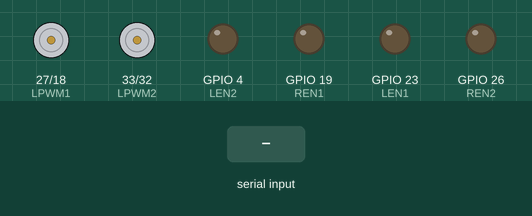
Bench run of a sketch on a simulated ESP32. Shown: motor-driver pin pairs drawn as motors (green arrow = first pin HIGH = forward, orange = second pin HIGH = backward, longer = more drive), output pins drawn as LEDs (lit = HIGH). The inputs (shaded band) are chosen by the test bench. Nothing arrives over Bluetooth unless stated.

Above: at 1.2 s.
1.3 s: "I" received over the second serial link
At 1.8 s:
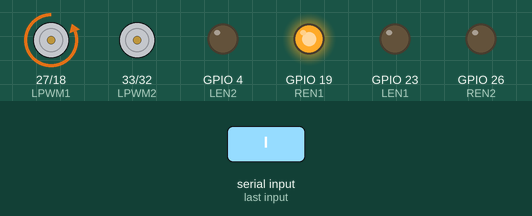
2.8 s: "J" received over the second serial link
At 4.0 s:
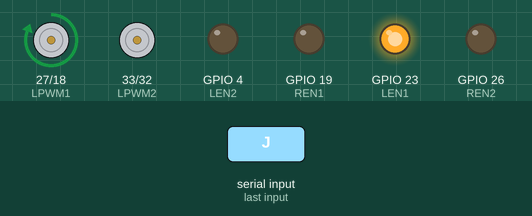
4.3 s: "G" received over the second serial link
At 5.3 s:
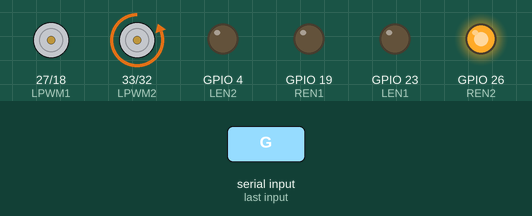
5.8 s: "H" received over the second serial link
At 6.4 s:
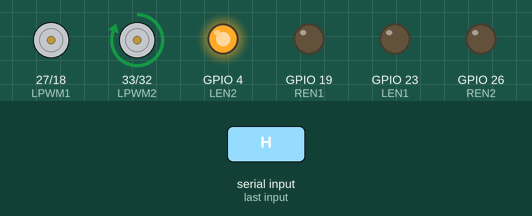
7.3 s: "F90\n" received over the second serial link
At 7.6 s:
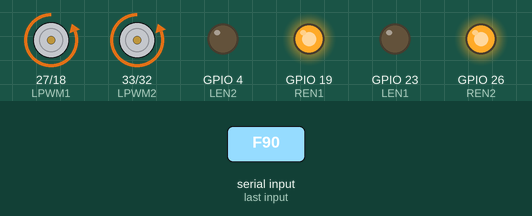
8.8 s: "F,45\n" received over the second serial link
At 9.9 s:
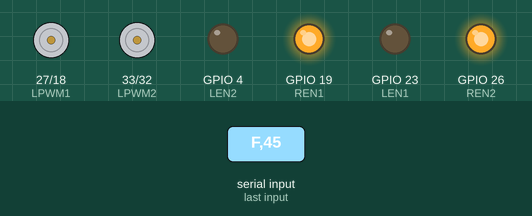
Timing chart, 0 to 11.3 s (numbered marks = the images above; inputs shaded):
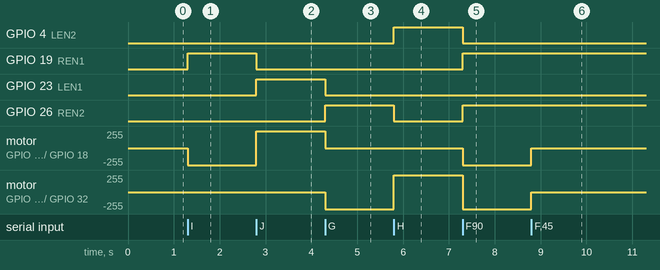

The sketch:

ESP32_Bluetooth_RC.ino
```cpp
// RC BLUETOOTH RC MBUH REVISI PIRO AKEH POKOK E
// by Musyaffaab
// Elektronika dan Instrumentasi 2022

#include "BluetoothSerial.h"
#include <Arduino.h>

BluetoothSerial serialBT;

// Bluetooth signal stored in this variable
char btSignal;

// Initial Speed of the Bot
int Speed = 100;

/* FOR RIGHT MOTOR (Driver 1) */
int RPWM1 = 18; // RPWM for Motor 1
int LPWM1 = 27; // LPWM for Motor 1
int REN1 = 19;  // R_EN for Motor 1
int LEN1 = 23;  // L_EN for Motor 1

/* FOR LEFT MOTOR (Driver 2) */
int RPWM2 = 32; // RPWM for Motor 2
int LPWM2 = 33; // LPWM for Motor 2
int REN2 = 26;  // R_EN for Motor 2
int LEN2 = 4;   // L_EN for Motor 2

// Declare channel for PWM Output
#define R1 0
#define R2 1
#define L1 2
#define L2 3

void setup() {
  Serial.begin(115200);

  // Bluetooth Name
  serialBT.begin("ERC_PLN_ROBO");

  // Output pin declare
  pinMode(RPWM1, OUTPUT);
  pinMode(LPWM1, OUTPUT);
  pinMode(REN1, OUTPUT);
  pinMode(LEN1, OUTPUT);
  pinMode(RPWM2, OUTPUT);
  pinMode(LPWM2, OUTPUT);
  pinMode(REN2, OUTPUT);
  pinMode(LEN2, OUTPUT);

  // Setup PWM channels
  ledcSetup(R1, 5000, 8);  // Channel 0 for Motor A, 5 kHz frequency, 8-bit resolution
  ledcAttachPin(RPWM1, R1);
  ledcSetup(R2, 5000, 8);  // Channel 1 for Motor B, 5 kHz frequency, 8-bit resolution
  ledcAttachPin(RPWM2, R2);
  ledcSetup(L1, 5000, 8);  // Channel 2 for Motor C, 5 kHz frequency, 8-bit resolution
  ledcAttachPin(LPWM1, L1);
  ledcSetup(L2, 5000, 8);  // Channel 3 for Motor D, 5 kHz frequency, 8-bit resolution
  ledcAttachPin(LPWM2, L2);
}

void loop() {
  while (serialBT.available()) {
    btSignal = serialBT.read();
    // Serial.println(btSignal);

    // Map the speed from 0-9 and 'q' to 0-100
    if (btSignal >= '0' && btSignal <= '9') {
      Speed = map(btSignal - '0', 0, 9, 0, 100);
    } else if (btSignal == 'q') {
      Speed = 100;
    }

    int pwmSpeed = map(Speed, 0, 100, 0, 255);

    if (btSignal == 'F') { // Forward
      digitalWrite(REN1, HIGH);
      digitalWrite(LEN1, LOW);
      ledcWrite(R1, pwmSpeed);
      ledcWrite(L1, 0);

      digitalWrite(REN2, HIGH);
      digitalWrite(LEN2, LOW);
      ledcWrite(R2, pwmSpeed);
      ledcWrite(L2, 0);
    }

    else if (btSignal == 'B') { // Backward
      digitalWrite(REN1, LOW);
      digitalWrite(LEN1, HIGH);
      ledcWrite(R1, 0);
      ledcWrite(L1, pwmSpeed);

      digitalWrite(REN2, LOW);
      digitalWrite(LEN2, HIGH);
      ledcWrite(R2, 0);
      ledcWrite(L2, pwmSpeed);
    }

    else if (btSignal == 'L') { // Left
      digitalWrite(REN1, LOW);
      digitalWrite(LEN1, HIGH);
      ledcWrite(R1, 0);
      ledcWrite(L1, pwmSpeed);

      digitalWrite(REN2, HIGH);
      digitalWrite(LEN2, LOW);
      ledcWrite(R2, pwmSpeed);
      ledcWrite(L2, 0);
    }

    else if (btSignal == 'R') { // Right
      digitalWrite(REN1, HIGH);
      digitalWrite(LEN1, LOW);
      ledcWrite(R1, pwmSpeed);
      ledcWrite(L1, 0);

      digitalWrite(REN2, LOW);
      digitalWrite(LEN2, HIGH);
      ledcWrite(R2, 0);
      ledcWrite(L2, pwmSpeed);
    }

    else if (btSignal == 'S') { // Stop
      digitalWrite(REN1, LOW);
      digitalWrite(LEN1, LOW);
      ledcWrite(R1, 0);
      ledcWrite(L1, 0);

      digitalWrite(REN2, LOW);
      digitalWrite(LEN2, LOW);
      ledcWrite(R2, 0);
      ledcWrite(L2, 0);
    }

    else if (btSignal == 'I') { // Forward Right
      digitalWrite(REN1, HIGH);
      digitalWrite(LEN1, LOW);
      ledcWrite(R1, pwmSpeed);
      ledcWrite(L1, 0);

      digitalWrite(REN2, LOW);
      digitalWrite(LEN2, LOW);
      ledcWrite(R2, 0);
      ledcWrite(L2, 0);
    }

    else if (btSignal == 'J') { // Backward Right
      digitalWrite(REN1, LOW);
      digitalWrite(LEN1, HIGH);
      ledcWrite(R1, 0);
      ledcWrite(L1, pwmSpeed);

      digitalWrite(REN2, LOW);
      digitalWrite(LEN2, LOW);
      ledcWrite(R2, 0);
      ledcWrite(L2, 0);
    }

    else if (btSignal == 'G') { // Forward Left
      digitalWrite(REN1, LOW);
      digitalWrite(LEN1, LOW);
      ledcWrite(R1, 0);
      ledcWrite(L1, 0);

      digitalWrite(REN2, HIGH);
      digitalWrite(LEN2, LOW);
      ledcWrite(R2, pwmSpeed);
      ledcWrite(L2, 0);
    }

    else if (btSignal == 'H') { // Backward Left
      digitalWrite(REN1, LOW);
      digitalWrite(LEN1, LOW);
      ledcWrite(R1, 0);
      ledcWrite(L1, 0);

      digitalWrite(REN2, LOW);
      digitalWrite(LEN2, HIGH);
      ledcWrite(R2, 0);
      ledcWrite(L2, pwmSpeed);
    }
  }
}
```

Measured:
- after the input at 1.3 s, GPIO 19 (REN1): LOW → HIGH at once; motor on GPIO 27 (LPWM1) / GPIO 18 (RPWM1): stopped → backward 255/255 at once
- after the input at 2.8 s, GPIO 19 (REN1): HIGH → LOW at once; GPIO 23 (LEN1): LOW → HIGH at once; motor on GPIO 27 (LPWM1) / GPIO 18 (RPWM1): backward 255/255 → forward 255/255 at once
- after the input at 4.3 s, GPIO 23 (LEN1): HIGH → LOW at once; GPIO 26 (REN2): LOW → HIGH at once; motor on GPIO 27 (LPWM1) / GPIO 18 (RPWM1): forward 255/255 → stopped at once; motor on GPIO 33 (LPWM2) / GPIO 32 (RPWM2): stopped → backward 255/255 at once
- after the input at 5.8 s, GPIO 4 (LEN2): LOW → HIGH at once; GPIO 26 (REN2): HIGH → LOW at once; motor on GPIO 33 (LPWM2) / GPIO 32 (RPWM2): backward 255/255 → forward 255/255 at once
- after the input at 7.3 s, GPIO 4 (LEN2): HIGH → LOW at once; GPIO 19 (REN1), GPIO 26 (REN2): LOW → HIGH at once; motor on GPIO 27 (LPWM1) / GPIO 18 (RPWM1): stopped → backward 255/255 at once; motor on GPIO 33 (LPWM2) / GPIO 32 (RPWM2): forward 255/255 → backward 255/255 at once
- after the input at 8.8 s, motor on GPIO 27 (LPWM1) / GPIO 18 (RPWM1), motor on GPIO 33 (LPWM2) / GPIO 32 (RPWM2): backward 255/255 → stopped at once
